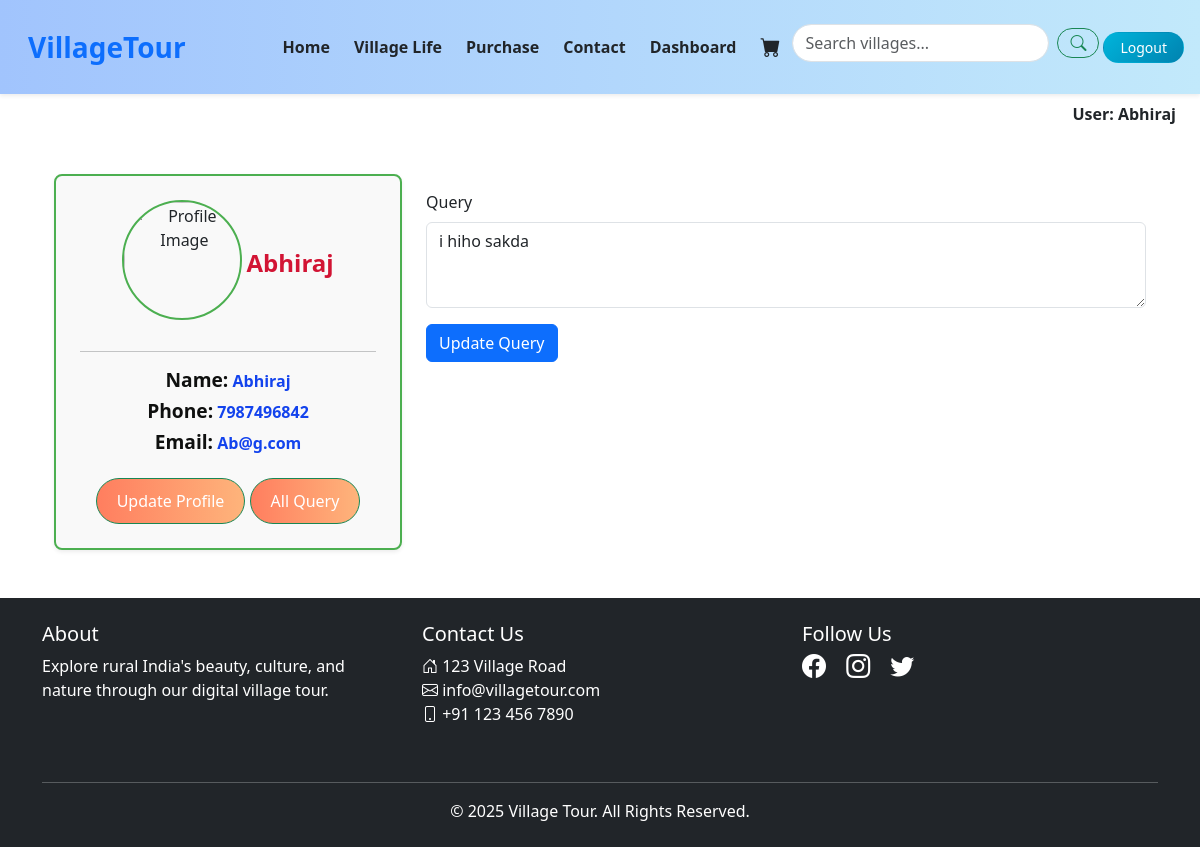
The page /edit_query/2/2/ on the database its author committed.
### myvillageapp/models.py (models this page shows, shortened)
class User(models.Model):
    profile_pic = models.ImageField(upload_to='profile_pics/', default='default.jpeg/*', blank=True)
    username = models.CharField(max_length=100)
    email = models.EmailField(unique=True)
    password = models.CharField(max_length=100)
    phone = models.IntegerField()

class Query(models.Model):
    name = models.CharField(max_length=100)
    email = models.EmailField()
    query = models.TextField()

### myvillageapp/views.py (the view)
# urls.py: path('edit_query/<int:pk>/<int:it>/', views.edit_query, name='edit_query'),
def edit_query(request, pk, it):
    userdata = User.objects.get(id=pk)
    databreak = {
        'id': userdata.id,
        'username': userdata.username,
        'email': userdata.email,
        'password': userdata.password,
        'phone': userdata.phone,
        'profile_image': userdata.profile_pic
    }
    if request.method == 'POST':
        editdata = Query.objects.get(id=it)
        editdata.query = request.POST.get('query')
        editdata.save()
        return render(request, 'dashboard.html', {'user': databreak, 'editdata': editdata})
    else:
        editquery = Query.objects.get(id=it)
        return render(request, 'dashboard.html', {'user': databreak, 'editquery': editquery})

### myvillageapp/templates/dashboard.html (shortened to what this page needs)
{% extends 'common.html' %}
{% load static %}
{% block css %}
<link rel="stylesheet" href="{% static 'css/dashboard.css' %}" />
{% endblock css %}
{% block content %}
<div class="container mt-5">
  <div class="row">
    <div class="col-md-4">
      <div
        class="profile-box shadow-sm p-4 rounded-3"
        style="
          border: 2px solid #4caf50;
          background-color: #f9f9f9;
          height: auto;
          text-align: center;
        "
      >
        {% if user %}
          {% if user.profile_image %}
            <img
              src="{{ user.profile_image.url }}"
              alt="Profile Image"
              style="
                height: 120px;
                width: 120px;
                border-radius: 50%;
                object-fit: cover;
                margin-bottom: 15px;
                border: 2px solid #4caf50;
              "
            />
          {% endif %}
          <span
            style="font-size: 1.5rem; font-weight: bold; color: rgb(210, 20, 52)"
          >
            {{ user.username }}
          </span>
          <hr />
          <h4 style="font-size: 1rem; font-weight: bold; color: rgb(19, 67, 237)">
            <span style="font-size: 1.2rem; color: #0f100f">Name:</span> {{ user.username }}
          </h4>
          <h4 style="font-size: 1rem; font-weight: bold; color: rgb(19, 67, 237)">
            <span style="font-size: 1.2rem; color: #0f100f">Phone:</span> {{ user.phone }}
          </h4>
          <h4 style="font-size: 1rem; font-weight: bold; color: rgb(19, 67, 237)">
            <span style="font-size: 1.2rem; color: #0f100f">Email:</span> {{ user.email }}
          </h4>
        {% if user and user.id %}
          <button
            class="btn btn-success mt-3"
            onclick="toggleForm()"
            style="
              font-size: 1rem;
              padding: 10px 20px;
              border-radius: 25px;
              background: linear-gradient(to right, #ff7e5f, #feb47b);
            "
          >
            Update Profile
          </button>
          {% endif %}
          {% if user and user.id %}
            <a
              href="{% url 'allquery' pk=user.id %}"
              class="btn btn-success mt-3"
              style="
                font-size: 1rem;
                padding: 10px 20px;
                border-radius: 25px;
                background: linear-gradient(to right, #ff7e5f, #feb47b);
              "
            >
              All Query
            </a>
          {% endif %}
        {% endif %}
      </div>
    </div>
    <div class="col-md-8">
      {% if editquery %}
        <form
          action="{% url 'edit_query' pk=user.id it=editquery.id %}"
          method="POST"
          enctype="multipart/form-data"
          class="mb-4 mt-3"
        >
          <div class="mb-3">
            <label for="query" class="form-label">Query</label>
            <textarea
              class="form-control"
              id="query"
              rows="3"
              placeholder="Enter your query"
              name="query"
            >{{ editquery.query }}</textarea>
          </div>
          <button type="submit" class="btn btn-primary">Update Query</button>
        </form>
      {% endif %}
    </div>
  </div>
</div>
{% endblock %}

### myvillageapp/templates/common.html (shortened to what this page needs)
{% load static %}
{% block css %}{% endblock css %}
<!DOCTYPE html>
<html lang="en">
<head>
  <link href="https://cdn.jsdelivr.net/npm/bootstrap@5.3.3/dist/css/bootstrap.min.css" rel="stylesheet">
  <link href="https://cdn.jsdelivr.net/npm/bootstrap-icons/font/bootstrap-icons.css" rel="stylesheet">
</head>
<body>
<nav class="navbar navbar-expand-lg navbar-light bg-white shadow-sm py-3 sticky-top" style="backdrop-filter: blur(10px); background: linear-gradient(to right, #a1c4fd, #c2e9fb);">
  <div class="container-fluid">
    <a class="navbar-brand fw-bold text-primary fs-3 ms-3" href="#">VillageTour</a>
    <div class="collapse navbar-collapse" id="mainNavbar">
      <ul class="navbar-nav ms-auto align-items-lg-center mb-2 mb-lg-0">
        {% if user.id %}
          <li class="nav-item mx-1">
            <a class="nav-link fw-semibold text-dark" href="{% url 'village_list1' pk=user.id %}">Home</a>
          </li>
          <li class="nav-item mx-1">
            <a class="nav-link fw-semibold text-dark" href="{% url 'village_life1' pk=user.id %}">Village Life</a>
          </li>
          <li class="nav-item mx-1">
            <a class="nav-link fw-semibold text-dark" href="{% url 'Purchase1' pk=user.id %}">Purchase</a>
          </li>
          <li class="nav-item mx-1">
            <a class="nav-link fw-semibold text-dark" href="{% url 'contact1' pk=user.id %}">Contact</a>
          </li>
          <li class="nav-item mx-1">
            <a class="nav-link fw-semibold text-dark" href="{% url 'dashboard1' pk=user.id %}">Dashboard</a>
          </li>
          <li class="nav-item mx-1">
            <a class="nav-link text-dark" href="{% url 'showcart1' pk=user.id %}"><i class="bi bi-cart-fill fs-5"></i></a>
          </li>
          <form action="{% url 'village_list' %}" class="d-flex align-items-center mt-2" role="search">
          <input type="text" name="q" class="form-control me-2 rounded-pill" placeholder="Search villages..." aria-label="Search">
          <button class="btn btn-outline-success rounded-pill" type="submit">
            <i class="bi bi-search"></i>
          </button>
        </form>
          <li class="nav-item mx-1">
            <a class="btn btn-gradient-primary rounded-pill px-3 btn-sm" href="{% url 'village_list' %}">Logout</a>
          </li>
        {% endif %}
      </ul>
    </div>
  </div>
</nav>
{% if user.id %}
<div class="text-end pe-4 mt-2 d-none d-lg-block">
  <span class="fw-bold text-dark">User: {{ user.username }}</span>
</div>
{% endif %}
<div class="container my-4">
  {% block content %}{% endblock %}
</div>
<footer class="bg-dark text-white py-4 mt-5">
  <div class="container">
    <div class="row">
      <div class="col-md-4 mb-3">
        <h5><a href="{% url 'about' %}" class="text-white text-decoration-none">About</a></h5>
        <p>Explore rural India's beauty, culture, and nature through our digital village tour.</p>
      </div>
      <div class="col-md-4 mb-3">
        <h5>Contact Us</h5>
        <ul class="list-unstyled">
          <li><i class="bi bi-house-door"></i> 123 Village Road</li>
          <li><i class="bi bi-envelope"></i> info@villagetour.com</li>
          <li><i class="bi bi-phone"></i> +91 123 456 7890</li>
        </ul>
      </div>
      <div class="col-md-4 mb-3">
        <h5>Follow Us</h5>
        <div>
          <a href="https://facebook.com" class="text-white me-3"><i class="bi bi-facebook fs-4"></i></a>
          <a href="https://instagram.com" class="text-white me-3"><i class="bi bi-instagram fs-4"></i></a>
          <a href="https://twitter.com" class="text-white"><i class="bi bi-twitter fs-4"></i></a>
        </div>
      </div>
    </div>
    <hr class="border-light mt-4">
    <div class="text-center">
      &copy; 2025 Village Tour. All Rights Reserved.
    </div>
  </div>
</footer>
</body>
</html>

### myvillageapp/static/css/dashboard.css (style rules this page uses)
.profile-box { background-color: #f8f9fa; padding: 20px; border-radius: 10px; }

### myvillageapp/templates/common.html (style rules this page uses)
.btn-gradient-primary { background: linear-gradient(135deg, #00b4db, #0083b0); color: white; transition: all 0.3s ease-in-out; }

### rows shown on the page
User: username "Abhiraj", email "Ab@g.com"
Query: query "i hiho sakda"

### other values the page prints
{{ user.phone }} "7987496842"
